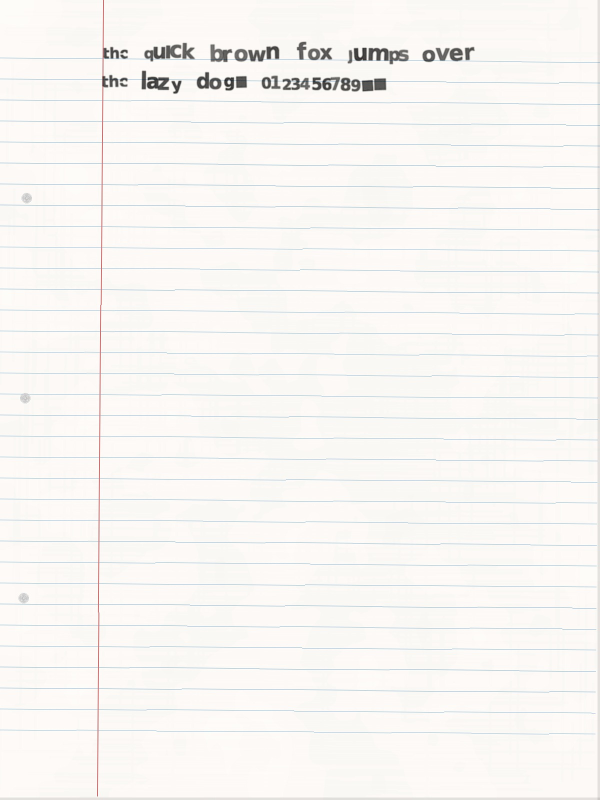
#> input picture tests/overnight/render_test.png, 1200 x 1600 px (shown at 1/2 size); its folder holds only this picture in this run
$ python -i _extract_standalone.py   (imports and definitions only)   (older library calls are emulated)
#> lines starting #> are read from the running program, lines starting #| are printed output that depends on the picture
#> further down, picture is the input picture: shape (1600, 1200, 3); mean B, G, R 243.1, 245.9, 248
import cv2
import numpy as np
from PIL import Image
from pathlib import Path
import os, sys

_WARP_W, _WARP_H = 2550, 3300

# Template margin ratios (8.5"×11" letter paper)
_ML_RATIO = 0.5 / 8.5    # left margin
_MT_RATIO = 0.95 / 11.0  # top margin
_MR_RATIO = 0.5 / 8.5    # right margin
_MB_RATIO = 0.45 / 11.0  # bottom margin

_SMALL_CHARS = {'.', ',', "'", '"', '-', ':', ';', '!'}


# [229 lines left out: functions _page_cells, _page_grid, _find_corners, _perspective_warp, _extract_glyph_cell, not called in this run]


def _auto_deskew(img_bgr):
    """
    Correct image tilt using Hough line detection.
    Only applies if |angle| is in (0.5°, 10°) and ≥5 lines support it.
    BORDER_REPLICATE fills any new border pixels from rotation.
    """
    import cv2
    import numpy as np

    gray  = cv2.cvtColor(img_bgr, cv2.COLOR_BGR2GRAY)
    edges = cv2.Canny(gray, 50, 150, apertureSize=3)
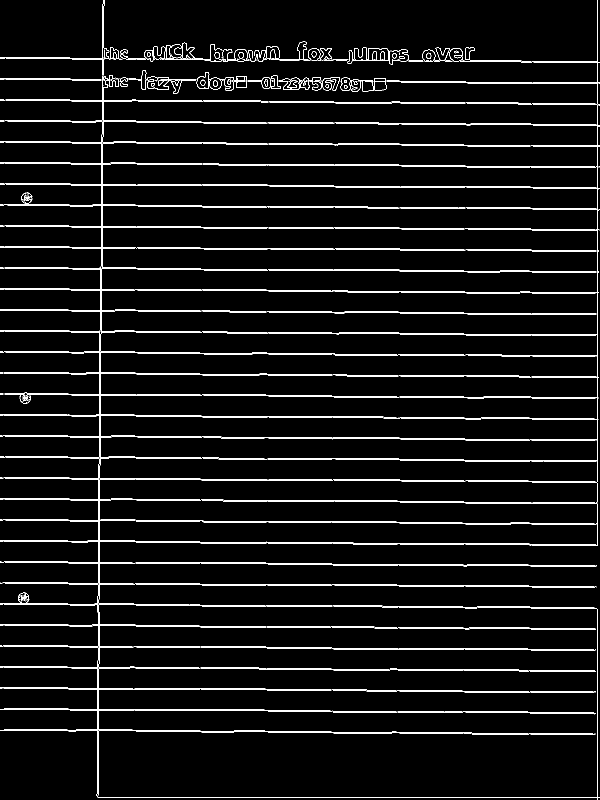
#> edges: shape (1600, 1200) (shown at 1/2 size); 4.6% white in thin lines or dots
    lines = cv2.HoughLines(edges, 1, np.pi / 180, threshold=150)
#> lines = 304 rows, first 8: [1195, 0], [1595, 1.57], [1466, 1.57], [708, 1.57], [198, 0], [750, 1.57], [1464, 1.57], [196, 0]
    if lines is None or len(lines) < 5:
        return img_bgr

    angles = []
    for line in lines:
        rho, theta = line[0]
        angle = np.degrees(theta) - 90.0
        if 0.5 < abs(angle) < 10.0:
            angles.append(angle)
#> this loop made 304 passes
#> (rho, theta, angle) on passes 1 to 3: (1195, 0, -90), (1595, 1.57, 0), (1466, 1.57, 0)
#> after the loop, angles = 169 values, max 3 at index 165, min -2 at index 148, mean 0.74
    if len(angles) < 5:
        return img_bgr

    skew = float(np.median(angles))
#> skew = 1
    h, w = img_bgr.shape[:2]
#> h = 1600; w = 1200
    M = cv2.getRotationMatrix2D((w / 2, h / 2), -skew, 1.0)
#> M = [[1, -0.0175, 14.05], [0.0175, 1, -10.35]]
    return cv2.warpAffine(img_bgr, M, (w, h), flags=cv2.INTER_CUBIC,
                          borderMode=cv2.BORDER_REPLICATE)
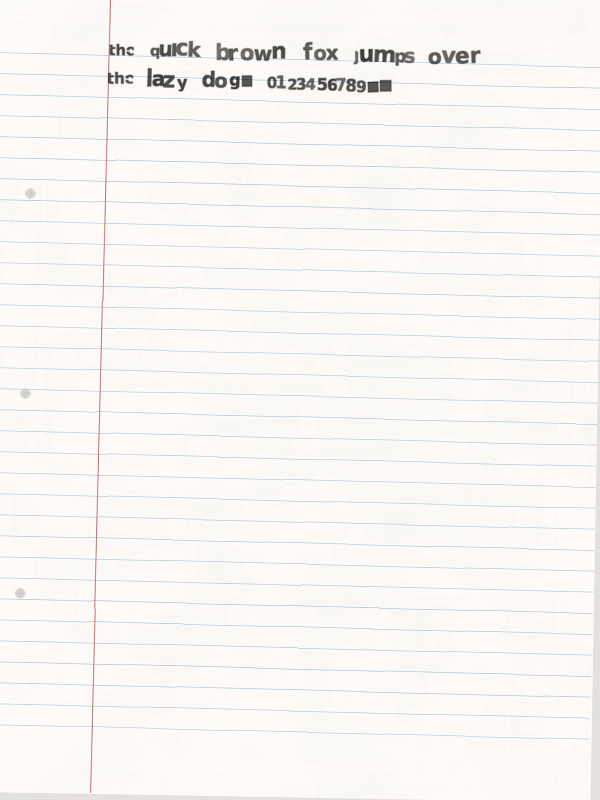
#> returned value: shape (1600, 1200, 3) (shown at 1/2 size); mean of channels 0, 1, 2 243, 245.8, 248; drawn as B, G, R


def _normalize_brightness(img_bgr):
    """
    Per-channel brightness normalization via large-kernel Gaussian blur.
    Flattens uneven lighting without touching fine-grained ink detail.
    """
    import cv2
    import numpy as np

    # Divide by local mean, multiply by 255 so background stays white (not gray).
    # This corrects uneven lighting while keeping blue lines (R≈170) above the
    # red-channel threshold (160) and black ink well below it.
    blur = cv2.GaussianBlur(img_bgr.astype(np.float32), (101, 101), 0)
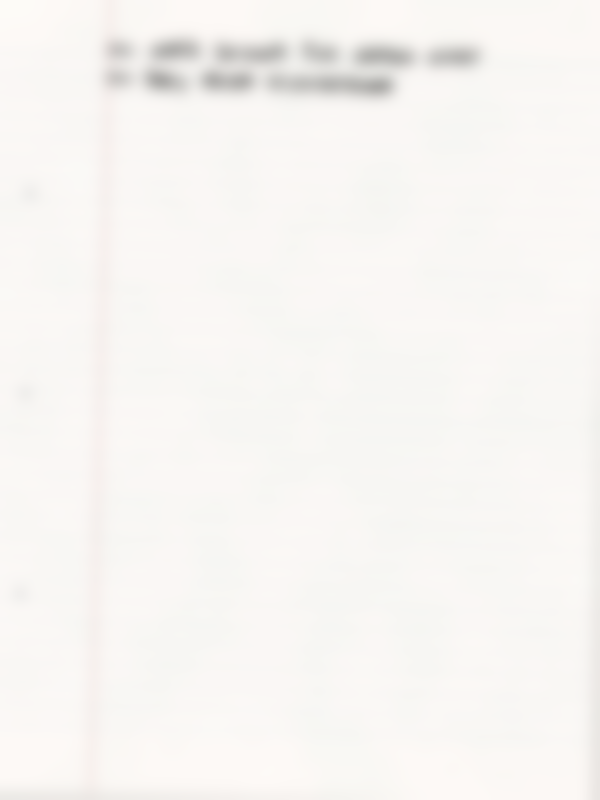
#> blur: shape (1600, 1200, 3) float32 (shown at 1/2 size); mean of channels 0, 1, 2 246.2, 247.9, 251.4; drawn as B, G, R
    corrected = img_bgr.astype(np.float32) * 255.0 / (blur + 1e-6)
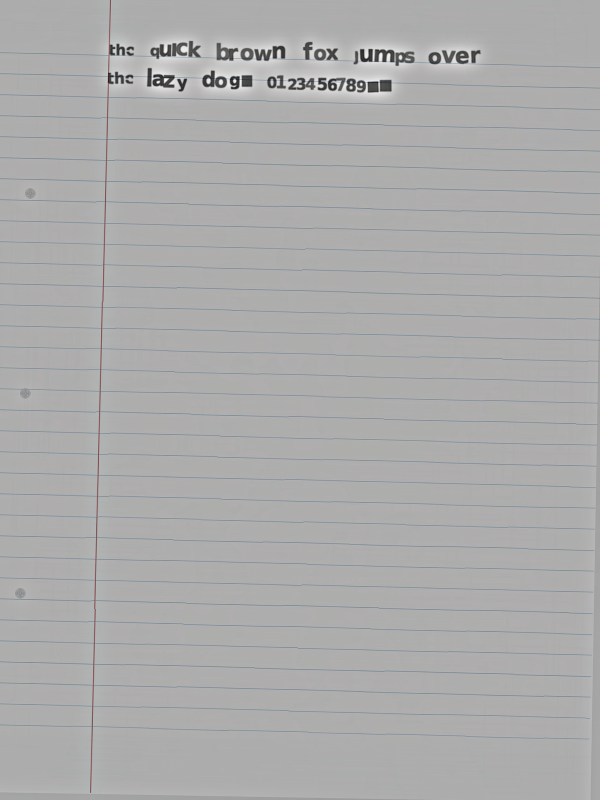
#> corrected: shape (1600, 1200, 3) float32 (shown at 1/2 size); mean of channels 0, 1, 2 254.8, 254.3, 253.8; drawn with min black and max white
    return np.clip(corrected, 0, 255).astype(np.uint8)


def _reduce_noise(img_bgr):
    """Bilateral filter: reduce sensor/scanner noise while keeping ink edges sharp."""
    import cv2
    return cv2.bilateralFilter(img_bgr, d=5, sigmaColor=40, sigmaSpace=40)


# [17 lines left out: functions _enhance_red_channel, _sharpen, not called in this run]


def preprocess_photo(img_bgr):
    """
    Harden an uploaded template photo for the extraction pipeline.

    Pipeline: deskew → normalize brightness → denoise.
    Applied before _find_corners + _perspective_warp.
    Post-warp steps (_enhance_red_channel, _sharpen) are applied inside
    _extract_v7_template after the perspective transform.
    """
    img_bgr = _auto_deskew(img_bgr)
    img_bgr = _normalize_brightness(img_bgr)
    img_bgr = _reduce_noise(img_bgr)
    return img_bgr


# [318 lines left out: functions _extract_v7_template, _check_image_quality, _generate_contact_sheet, _parse_glyph_stem_local, _char_to_stem, _write_profile_json, not called in this run]


# ── Style analysis routes ──────────────────────────────────────────────────────

>>> import cv2
>>> picture = cv2.imread('overnight/render_test.png')
>>> result = preprocess_photo(picture)
